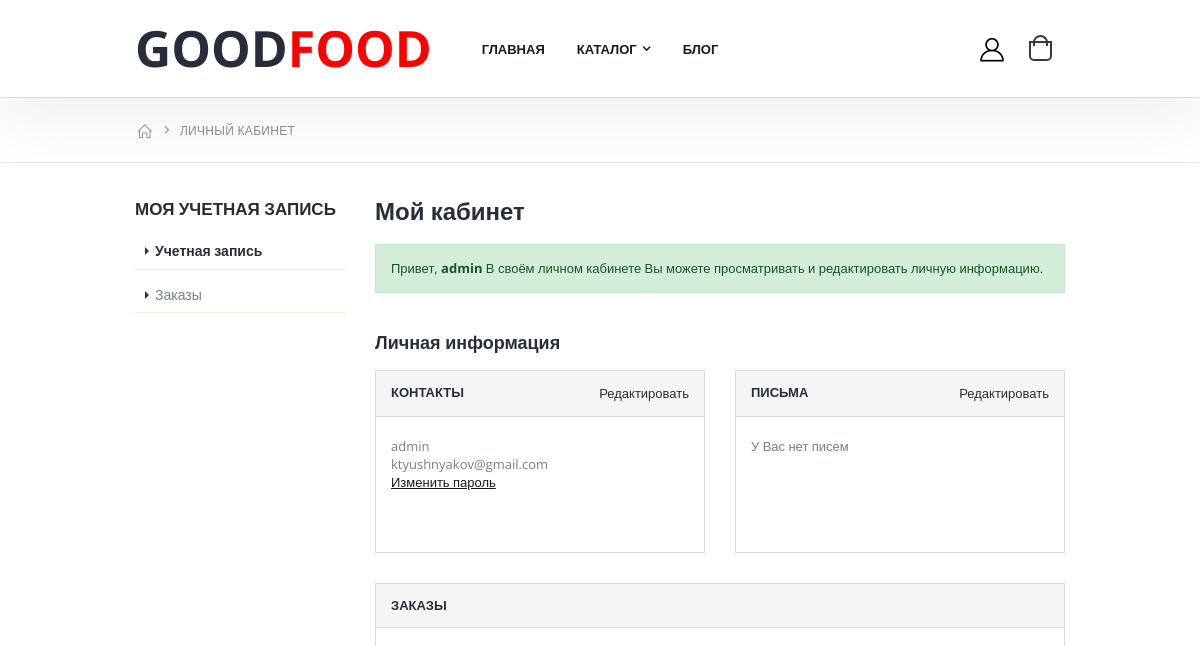
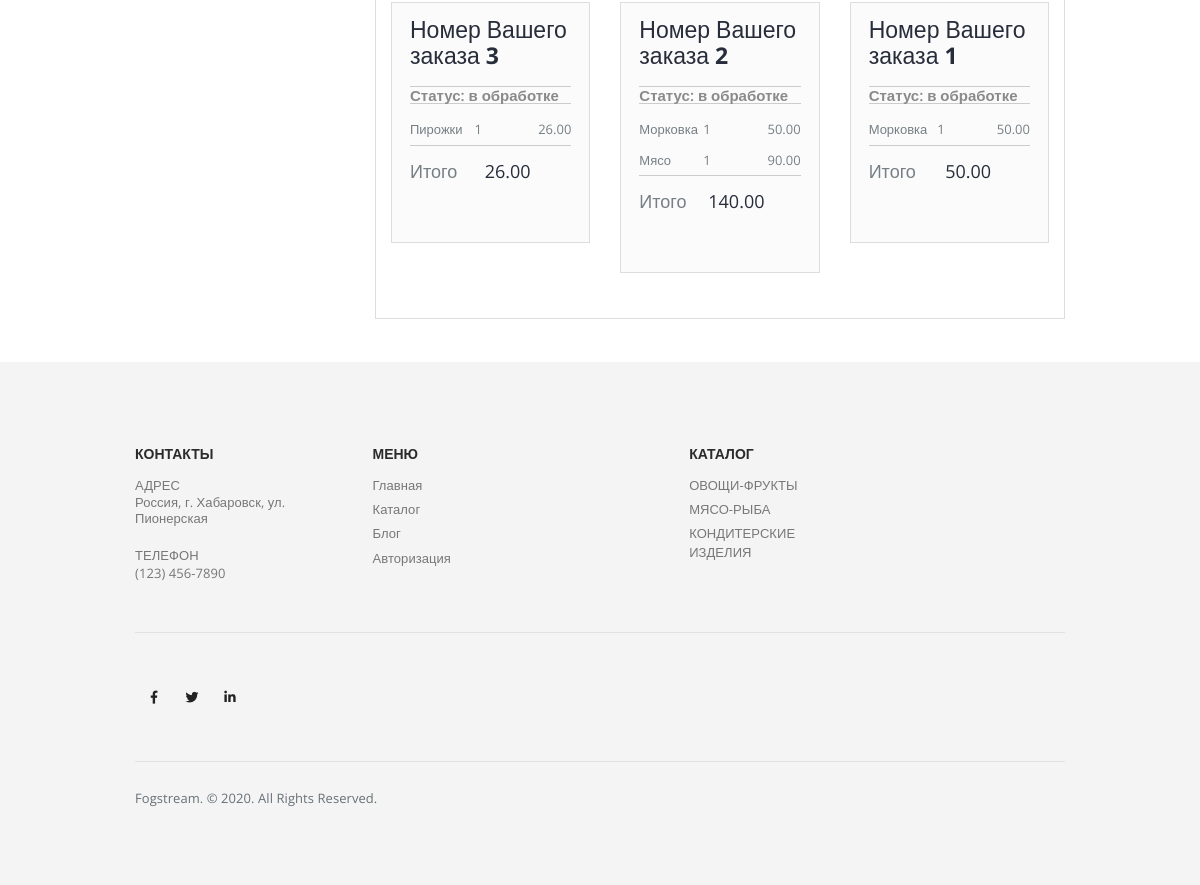
Page /dashboard/1/ (signed in) on the earlier database version (2 pictures, top to bottom).
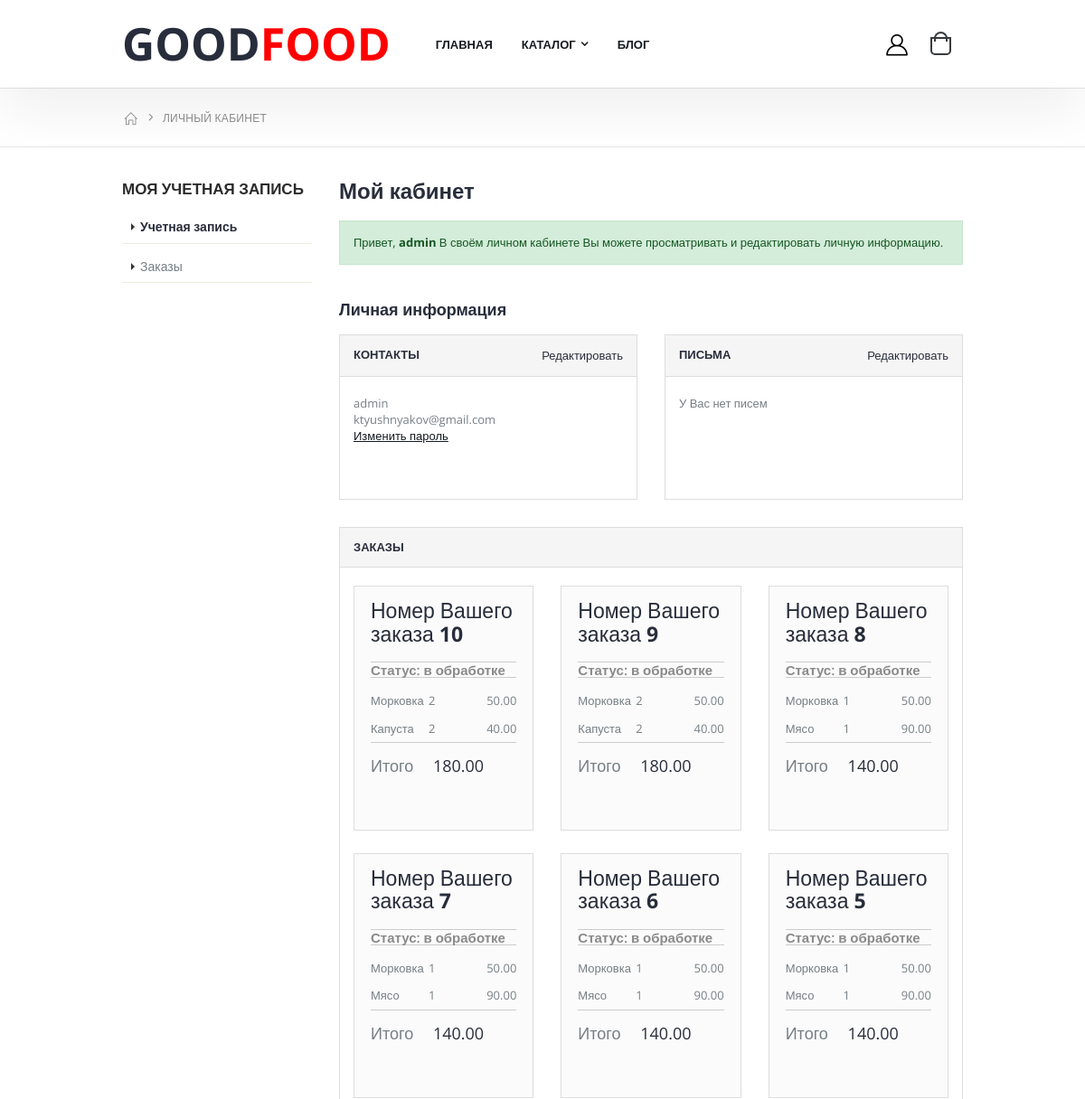
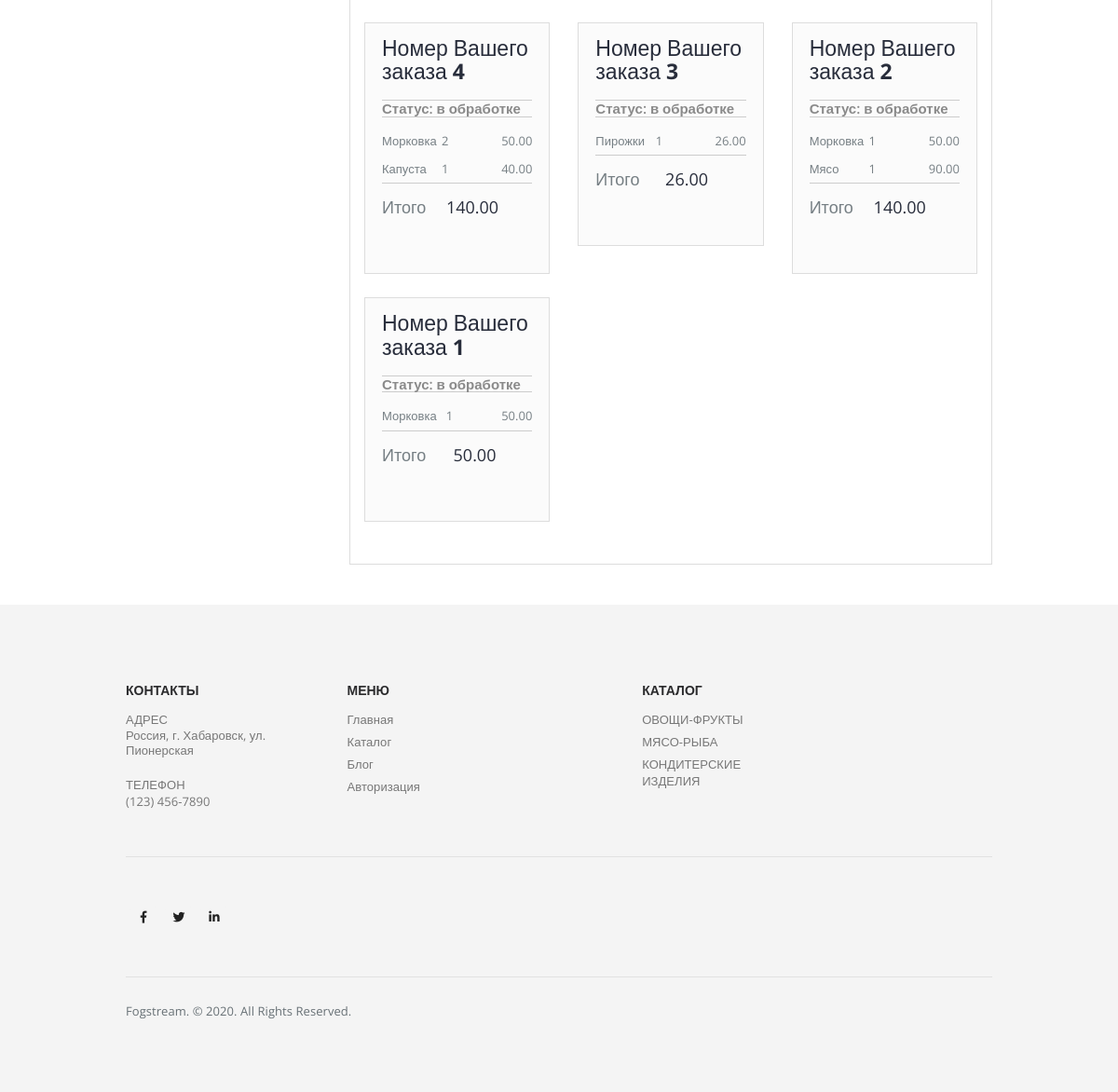
Same page on the later database version (2 pictures, top to bottom).
### shop/models.py (models this page shows, shortened)
class Order(models.Model):
    address = models.CharField(max_length=250)
    phone = models.CharField(max_length=20)
    created = models.DateTimeField(auto_now_add=True)
    shipped = models.BooleanField(default=False)
    user = models.ForeignKey(User, on_delete=models.CASCADE, null=True, blank=True)
    class Meta:
        ordering = ('-created',)
        verbose_name = 'Заказ'
        verbose_name_plural = 'Заказы'
    def get_total_cost(self):
        return sum(item.get_cost() for item in self.items.all())

class OrderItem(models.Model):
    order = models.ForeignKey(Order, related_name='items', on_delete=models.CASCADE)
    product = models.ForeignKey(Product, related_name='order_items', on_delete=models.CASCADE)
    price = models.DecimalField(max_digits=6, decimal_places=2)
    quantity = models.PositiveIntegerField(default=1)
    def get_cost(self):
        return self.price * self.quantity

class Product(models.Model):
    name = models.CharField(max_length=30)
    price = models.DecimalField(decimal_places=2, max_digits=6)
    description = models.TextField()
    category = models.ForeignKey('Category', on_delete=models.CASCADE)
    chosen = models.BooleanField(default=False)
    slider = models.BooleanField(default=False)

### shop/views.py (the view)
# urls.py: path('dashboard/<int:user_id>/', views.dashboard, name='dashboard'),
@login_required
def dashboard(request, user_id=None):
    data = get_cart(request)
    user = User.objects.get(pk=user_id)
    data['user'] = user
    data['order_list'] = Order.objects.filter(user=user)
    return render(request, 'dashboard.html', context=data)

### shop/views.py (called while the page is built)
def get_cart(request):
    if not 'cart' in request.session:
        cart_products = []
        cart = {}
    else:
        cart_products = Product.objects.filter(pk__in=request.session['cart'])
        cart = request.session['cart']
    return {'cart': cart, 'cart_products': cart_products}

### templates/dashboard.html (shortened to what this page needs)
{% extends "index.html" %}
{% load static %}
{% block content %}
        <main class="main">
            <nav aria-label="breadcrumb" class="breadcrumb-nav">
                <div class="container">
                    <ol class="breadcrumb">
                        <li class="breadcrumb-item"><a href="{% url 'shop:index' %}"><i class="icon-home"></i></a></li>
                        <li class="breadcrumb-item active" aria-current="page">Личный кабинет</li>
                    </ol>
                </div>
            </nav>
            <div class="container">
                <div class="row">
                    <div class="col-lg-9 order-lg-last dashboard-content">
                        <h2>Мой кабинет</h2>
                        <div class="alert alert-success" role="alert">
                            Привет, <strong>{{ user.username }}</strong> В своём личном кабинете Вы можете просматривать и редактировать личную информацию.
                        </div>
                        <h3>Личная информация</h3>
                        <div class="row">
                            <div class="col-md-6">
                                <div class="card">
                                    <div class="card-header">
                                        Контакты
                                        <a href="#" class="card-edit">Редактировать</a>
                                    </div>
                                    <div class="card-body">
                                        <p>
                                            {{ user.username }}<br>
                                            {{ user.email }}<br>
                                            <a href="#">Изменить пароль</a>
                                        </p>
                                    </div>
                                </div>
                            </div>
                            <div class="col-md-6">
                                <div class="card">
                                    <div class="card-header">
                                        Письма
                                        <a href="#" class="card-edit">Редактировать</a>
                                    </div>
                                    <div class="card-body">
                                        <p>
                                            У Вас нет писем
                                        </p>
                                    </div>
                                </div>
                            </div>
                        </div>
                        <div class="card">
                            <div class="card-header">
                                Заказы
                            </div>
                            <div class="card-body">
                                <div class="row">
                                    {% for order in order_list %}
                                    <div class="col-lg-4">
                                        <div class="cart-summary">
                                            <h3>Номер Вашего заказа <strong>{{ order.id }}</strong></h3>
                                            {% if order.shipped %}
                                            <h4>Статус: <strong>отправлен</strong></h4>
                                            {% else %}
                                            <h4>Статус: <strong>в обработке</strong></h4>
                                            {% endif %}
                                            <table class="table table-totals">
                                                <tbody>
                                                    {% for item in order.items.all %}
                                                    <tr>
                                                        <td>{{ item.product.name }}</td>
                                                        <td>{{ item.quantity }}</td>
                                                        <td>{{ item.price }}</td>
                                                    </tr>
                                                    {% endfor %}
                                                </tbody>
                                                <tfoot>
                                                    <tr>
                                                        <td>Итого</td>
                                                        <td>{{ order.get_total_cost }}</td>
                                                    </tr>
                                                </tfoot>
                                            </table>
                                        </div>
                                    </div>
                                    {% endfor %}
                                </div>
                            </div>
                        </div>
                    </div>
                    <aside class="sidebar col-lg-3">
                        <div class="widget widget-dashboard">
                            <h3 class="widget-title">Моя учетная запись</h3>
                            <ul class="list">
                                <li class="active"><a href="#">Учетная запись</a></li>
                                <li><a href="#">Заказы</a></li>
                            </ul>
                        </div>
                    </aside>
                </div>
            </div>
        </main>
{% endblock content %}

### templates/index.html (shortened to what this page needs)
{% load static %}
{% load custom_tags %}
<!DOCTYPE html>
<html lang="en">
<head>
    <link rel="stylesheet" href="{% static 'css/bootstrap.min.css' %}">
    <link rel="stylesheet" href="{% static 'css/style.min.css' %}">
    <link rel="stylesheet" type="text/css" href="{% static 'vendor/fontawesome-free/css/all.min.css' %}">
</head>
<body>
    <div class="page-wrapper">
        <header class="header">
            <div class="header-bottom sticky-header">
                <div class="container">
                    <div class="row row-sm">
                        <div class="col-lg-2 header-left">
                            <a href="{% url 'shop:index' %}" class="logo">
                                <h1>GOOD<span style="color: red;">FOOD</span></h1>
                            </a>
                        </div>
                        <div class="col-lg-8 header-center">
                            <nav class="main-nav">
                                <ul class="menu">
                                    <li>
                                        <a href="{% url 'shop:index' %}">ГЛАВНАЯ</a>
                                    </li>
                                    <li class="sf-with-ul">
                                        <a href="{% url 'shop:catalog' %}">КАТАЛОГ</a>
                                    </li>
                                    <li>
                                        <a href="{% url 'shop:blog' %}">БЛОГ</a>
                                    </li>
                                </ul>
                            </nav>
                        </div>
                        <div class="col-lg-2 header-right">
                            {% if user.is_authenticated %}
                            <a href="{% url 'shop:dashboard' user.id %}">
                            {% else %}
                            <a href="{% url 'shop:dashboard' %}">
                            {% endif %}
                                <div class="header-user">
                                    <i class="icon-user-2"></i>
                                </div>
                            </a>
                            <div class="dropdown cart-dropdown">
                                <a href="{% url 'shop:cart' %}" class="dropdown-toggle" role="button" data-toggle="dropdown" aria-haspopup="true" aria-expanded="false" data-display="static">
                                    <i class="minicart-icon"></i>
                                </a>
                            </div>
                        </div>
                    </div>
                </div>
            </div>
        </header>
        {% block content %}{% endblock content %}
        <footer class="bg-grey footer">
            <div class="container">
                <div class="footer-top">
                    <div class="row row-sm">
                        <div class="col-md-4 col-lg-3">
                            <div class="widget">
                                <h3 class="widget-title">КОНТАКТЫ</h3>
                                <div class="widget-content">
                                    <ul>
                                        <li class="subwidget">
                                            <h4 class="subwidget-title">адрес</h4>
                                            <p>Россия, г. Хабаровск, ул. Пионерская</p>
                                        </li>
                                    </ul>
                                    <ul>
                                        <li class="subwidget">
                                            <h4 class="subwidget-title">телефон</h4>
                                            <a href="#">(123) 456-7890</a>
                                        </li>
                                    </ul>
                                </div>
                            </div>
                        </div>
                        <div class="col-md-4 col-lg-4">
                            <div class="widget">
                                <h3 class="widget-title">МЕНЮ</h3>
                                <div class="widget-content row row-sm">
                                    <div class="col-lg-6">
                                        <ul>
                                            <li><a href="{% url 'shop:index' %}">Главная</a></li>
                                            <li><a href="{% url 'shop:catalog' %}">Каталог</a></li>
                                            <li><a href="{% url 'shop:blog' %}">Блог</a></li>
                                            <li><a href="{% url 'shop:login' %}">Авторизация</a></li>
                                        </ul>
                                    </div>
                                </div>
                            </div>
                        </div>
                        <div class="col-md-4 col-lg-5">
                            <div class="widget">
                                <h3 class="widget-title">КАТАЛОГ</h3>
                                <div class="widget-content row row-sm ul-separate">
                                    <div class="col-lg-4">
                                        <ul>
                                            <li><a href="{% url 'shop:catalog' 1 %}">ОВОЩИ-ФРУКТЫ</a></li>
                                            <li><a href="{% url 'shop:catalog' 2 %}">МЯСО-РЫБА</a></li>
                                            <li><a href="{% url 'shop:catalog' 3 %}">КОНДИТЕРСКИЕ ИЗДЕЛИЯ</a></li>
                                        </ul>
                                    </div>
                                </div>
                            </div>
                        </div>
                    </div>
                </div>
                <div class="footer-middle">
                    <div class="social-icons">
                        <a href="#" target="_blank" class="social-icon"><i class="fab fa-facebook-f"></i></a>
                        <a href="#" target="_blank" class="social-icon"><i class="fab fa-twitter"></i></a>
                        <a href="#" target="_blank" class="social-icon"><i class="fab fa-linkedin-in"></i></a>
                    </div>
                </div>
                <div class="footer-bottom">
                    <p>Fogstream. © 2020. All Rights Reserved.</p>
                </div>
            </div>
        </footer>
    </div>
</body>
</html>

Differences in the rows shown:
added Order: id "10", shows "Статус:", shipped "в обработке", get_total_cost "180.00"
added OrderItem: product.name "Морковка", quantity "2", price "50.00", shown under "10"
added OrderItem: product.name "Капуста", quantity "2", price "40.00", shown under "10"
added Order: id "9", shows "Статус:", shipped "в обработке", get_total_cost "180.00"
added OrderItem: product.name "Морковка", quantity "2", price "50.00", shown under "9"
added OrderItem: product.name "Капуста", quantity "2", price "40.00", shown under "9"
added Order: id "8", shows "Статус:", shipped "в обработке", get_total_cost "140.00"
added OrderItem: product.name "Морковка", quantity "1", price "50.00", shown under "8"
added OrderItem: product.name "Мясо", quantity "1", price "90.00", shown under "8"
added Order: id "7", shows "Статус:", shipped "в обработке", get_total_cost "140.00"
added OrderItem: product.name "Морковка", quantity "1", price "50.00", shown under "7"
added OrderItem: product.name "Мясо", quantity "1", price "90.00", shown under "7"
added Order: id "6", shows "Статус:", shipped "в обработке", get_total_cost "140.00"
added OrderItem: product.name "Морковка", quantity "1", price "50.00", shown under "6"
added OrderItem: product.name "Мясо", quantity "1", price "90.00", shown under "6"
added Order: id "5", shows "Статус:", shipped "в обработке", get_total_cost "140.00"
added OrderItem: product.name "Морковка", quantity "1", price "50.00", shown under "5"
added OrderItem: product.name "Мясо", quantity "1", price "90.00", shown under "5"
added Order: id "4", shows "Статус:", shipped "в обработке", get_total_cost "140.00"
added OrderItem: product.name "Морковка", quantity "2", price "50.00", shown under "4"
added OrderItem: product.name "Капуста", quantity "1", price "40.00", shown under "4"
